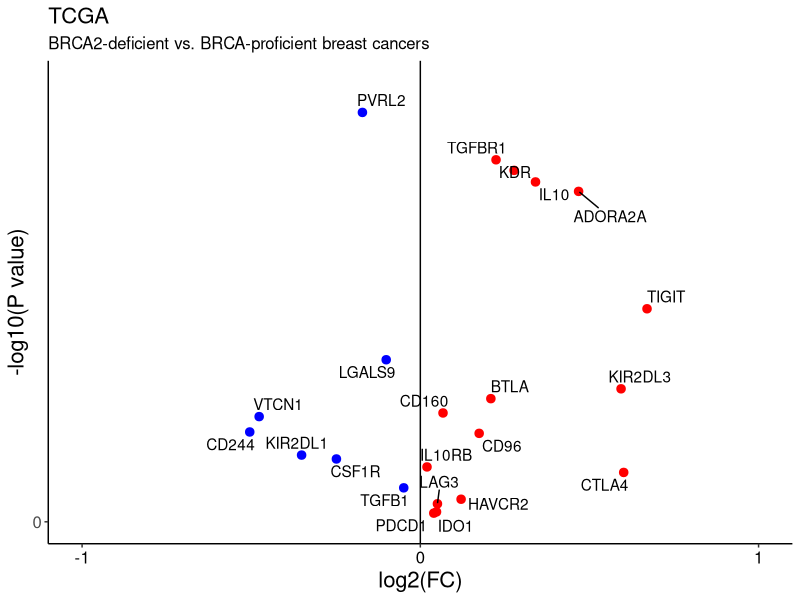

Reproduce this figure in R.
# Load packages
library(ggplot2)
library(ggrepel)

# Set working directory
setwd("/Users/WIMM/Documents/BRCA_2018/Github/")

# Read file
df <- read.table("Data/TCGA_final.txt", header=TRUE, sep="\t", na.strings="NA", check.names=FALSE)

# CIN25 gene list
genes <- c("CTLA4", "PDCD1", "LAG3", "BTLA", "CD160", "IDO1", "IL10", "IL10RB", "TGFB1", "TGFBR1", "VTCN1", "CD244", "LGALS9", "HAVCR2", "ADORA2A", "TIGIT", "CSF1R", "KIR2DL1", "KIR2DL2", "KIR2DL3", "KDR", "CD96", "PVRL2")

genes <- intersect(names(df), genes)

# Subset relevant columns
df <- df[,c("BRCA_status", genes)]

# Remove missing values
df <- na.omit(df)

# Compute FC and p-values
fc.brca <- NULL
p.brca <- NULL

for(i in 1:length(genes)) {

    # Subset gene
    df.small <- df[, c("BRCA_status", genes[i])]
    
    # Retrieve expression values
    proficient <- df.small[which(df.small$BRCA_status=="BRCA-proficient"), 2]
    brca <- df.small[which(df.small$BRCA_status=="BRCA2-deficient"), 2]
    
    # Compute FC
    fc.brca[i] <- log2(median((2^brca - 1), na.rm=TRUE) / median((2^proficient - 1), na.rm=TRUE))
    
    # Compute p.values
    p.brca[i] <- wilcox.test(brca, proficient, na.rm=TRUE)$p.value
    
}

# Tabulate
results <- data.frame(genes, fc.brca, p.brca, stringsAsFactors=FALSE)

# Indicate direction
results$direction <- ifelse(results$fc.brca > 0, "Up", "Down")

# Volcano plot
    # Definition
    data <- results
    x <- data$fc.brca
    y <- -log10(data$p.brca)
    z <- data$direction
    label <- data$genes
    maintitle <- "TCGA"
    subtitle <- "BRCA2-deficient vs. BRCA-proficient breast cancers"
    xtitle <- "log2(FC)"
    ytitle <- "-log10(P value)"
    ymin <- floor(min(y))
    ymax <- ceiling(max(y))
    yinterval <- 2
    xmin <- max(abs(floor(min(x))), ceiling(max(x))) * -1
    xmax <- max(abs(floor(min(x))), ceiling(max(x)))
    xinterval <- 1
    
    # Plot
    plot <- ggplot(data, aes(x=x, y=y, label=label)) +
               geom_point(shape=20, size=4, mapping=aes(color=z), show.legend=FALSE) +
               geom_text_repel(aes(label=label)) +
               geom_vline(xintercept = 0) +
               geom_hline(yintercept = 1.3) +
               scale_colour_manual(values=c("blue", "red")) +
               scale_x_continuous(limits=c(xmin, xmax), breaks=seq(xmin, xmax, by=xinterval)) +
               scale_y_continuous(limits=c(ymin, ymax), breaks=seq(ymin, ymax, by=yinterval)) +
               labs(title=maintitle, subtitle=subtitle, x=xtitle, y=ytitle) +
               theme(panel.grid.major=element_blank(),
                     panel.grid.minor=element_blank(),
                     panel.background=element_blank(),
                     axis.line = element_line(colour="black"),
                     axis.text.x=element_text(colour="black"),
                     axis.text=element_text(size=12),
                     axis.title=element_text(size=16),
                     plot.title=element_text(size=16),
                     plot.subtitle=element_text(size=12))
                     
    # Sava plot
    ggsave("Figures/Figure_2H.pdf", plot, width=8, height=8)
